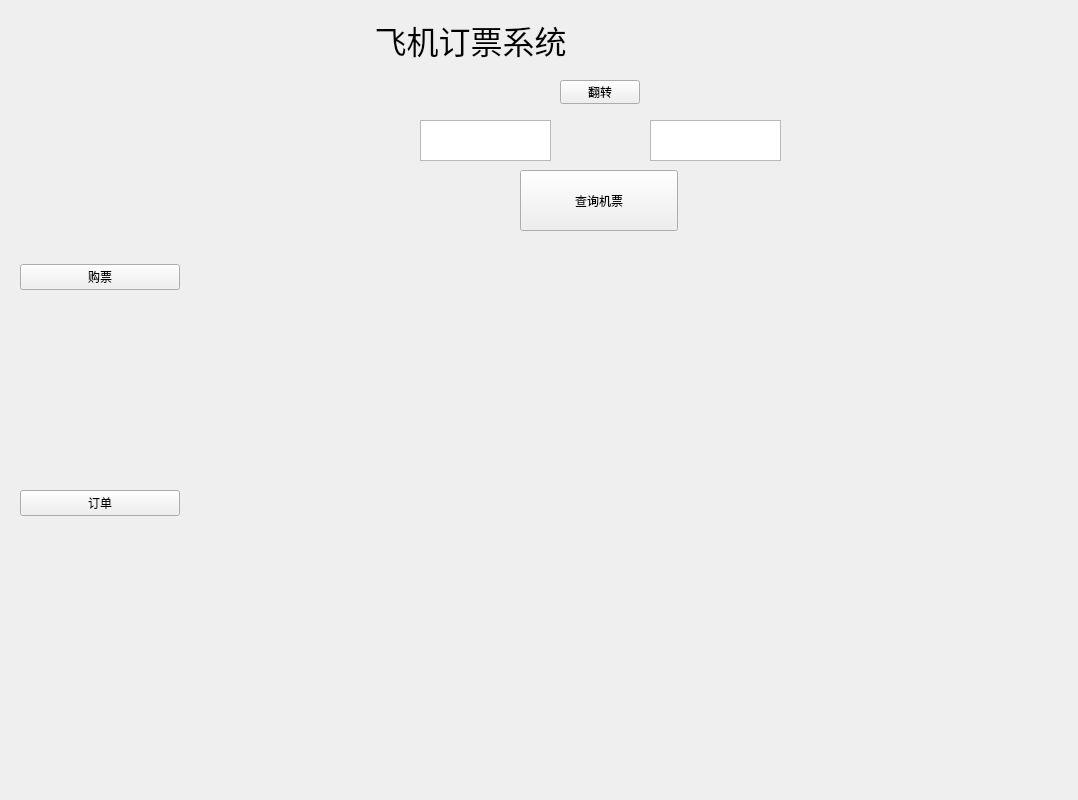
<?xml version="1.0" encoding="UTF-8"?>
<ui version="4.0">
 <class>UserInterface</class>
 <widget class="QWidget" name="UserInterface">
  <property name="geometry">
   <rect>
    <x>0</x>
    <y>0</y>
    <width>1078</width>
    <height>800</height>
   </rect>
  </property>
  <property name="windowTitle">
   <string>Form</string>
  </property>
  <widget class="QLabel" name="label">
   <property name="geometry">
    <rect>
     <x>220</x>
     <y>0</y>
     <width>501</width>
     <height>81</height>
    </rect>
   </property>
   <property name="text">
    <string>&lt;html&gt;&lt;head/&gt;&lt;body&gt;&lt;p align=&quot;center&quot;&gt;&lt;span style=&quot; font-size:24pt;&quot;&gt;飞机订票系统&lt;/span&gt;&lt;/p&gt;&lt;/body&gt;&lt;/html&gt;</string>
   </property>
  </widget>
  <widget class="QWidget" name="verticalLayoutWidget">
   <property name="geometry">
    <rect>
     <x>20</x>
     <y>70</y>
     <width>160</width>
     <height>641</height>
    </rect>
   </property>
   <layout class="QVBoxLayout" name="verticalLayout">
    <item>
     <widget class="QPushButton" name="buy_ticket_button">
      <property name="text">
       <string>购票</string>
      </property>
     </widget>
    </item>
    <item>
     <widget class="QPushButton" name="order_button">
      <property name="text">
       <string>订单</string>
      </property>
     </widget>
    </item>
   </layout>
  </widget>
  <widget class="QPlainTextEdit" name="origin_input_edit">
   <property name="geometry">
    <rect>
     <x>420</x>
     <y>120</y>
     <width>131</width>
     <height>41</height>
    </rect>
   </property>
  </widget>
  <widget class="QPushButton" name="search_tickets_button">
   <property name="geometry">
    <rect>
     <x>520</x>
     <y>170</y>
     <width>158</width>
     <height>61</height>
    </rect>
   </property>
   <property name="text">
    <string>查询机票</string>
   </property>
  </widget>
  <widget class="QPlainTextEdit" name="destination_input_edit">
   <property name="geometry">
    <rect>
     <x>650</x>
     <y>120</y>
     <width>131</width>
     <height>41</height>
    </rect>
   </property>
  </widget>
  <widget class="QPushButton" name="reverse_button">
   <property name="geometry">
    <rect>
     <x>560</x>
     <y>80</y>
     <width>80</width>
     <height>24</height>
    </rect>
   </property>
   <property name="text">
    <string>翻转</string>
   </property>
  </widget>
 </widget>
 <resources/>
 <connections/>
</ui>
